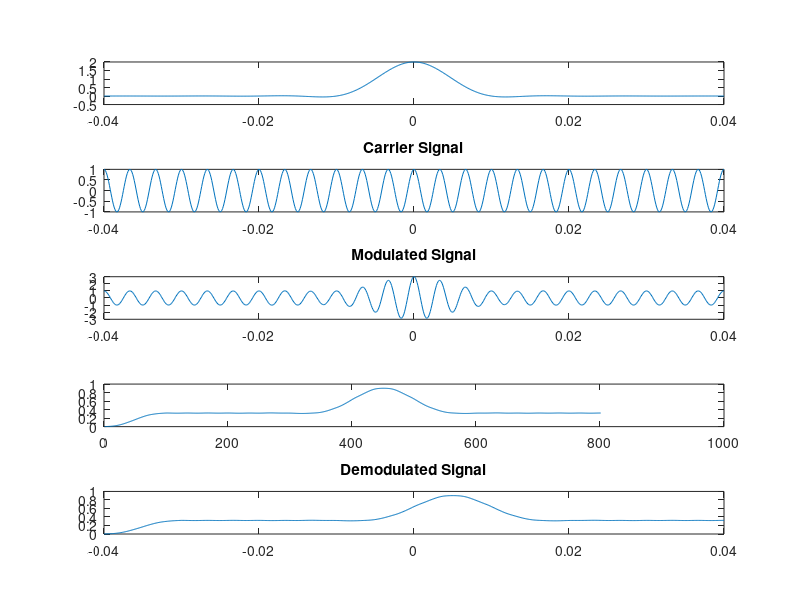

MATLAB code for this plot:
t=-0.04:0.0001:0.04;
message_signal=2*sinc(2*t/0.01) + sinc((2*t/0.01)+1) + sinc((2*t/0.01)-1);
subplot(5,1,1);
title('Message Signal');

plot(t,message_signal);
MS=fft(message_signal)/length(message_signal);

carrier_signal=cos(2*300*pi*t);
subplot(5,1,2);
plot(t,carrier_signal);
title('Carrier Signal');

modulated_signal = (message_signal.*carrier_signal) + carrier_signal;
subplot(5,1,3);
plot(t,modulated_signal);
title('Modulated Signal');


rectified_signal=modulated_signal;
for i=1:length(rectified_signal)
    if (rectified_signal(i)<0)
        rectified_signal(i)=0;
    end
end

subplot(5,1,4);
plot(t,rectified_signal);
title('Rectified Signal');


low_pass_filter = fir1(100,150*10^-4);
demodulated_signal=filter(low_pass_filter,1,rectified_signal);
plot(demodulated_signal);
subplot(5,1,5);
plot(t,demodulated_signal);
title('Demodulated Signal');
